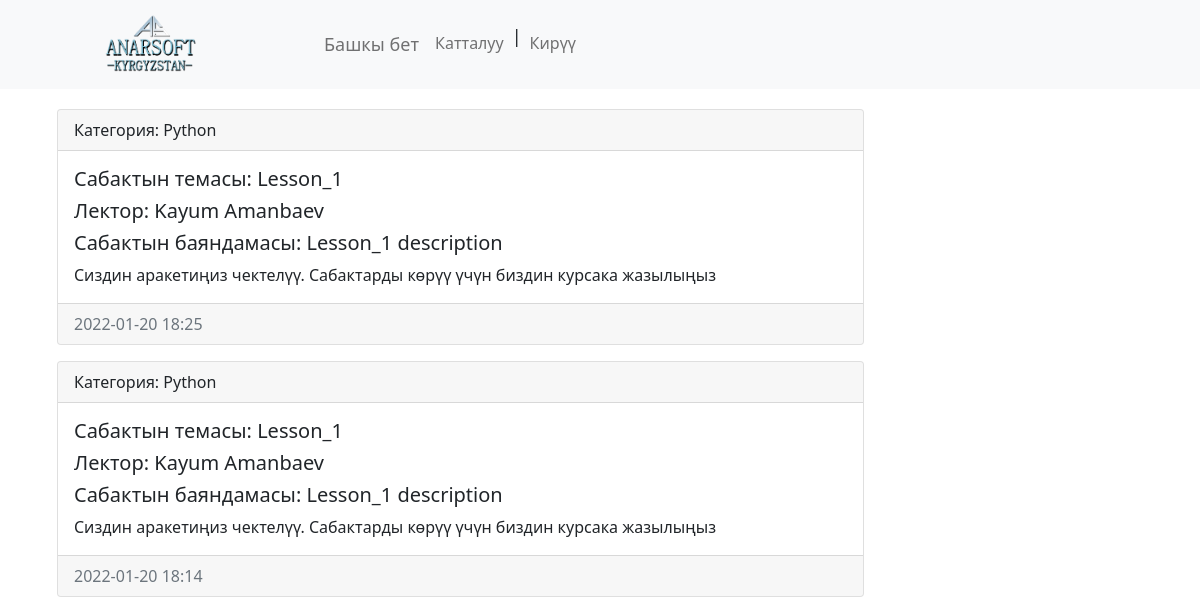
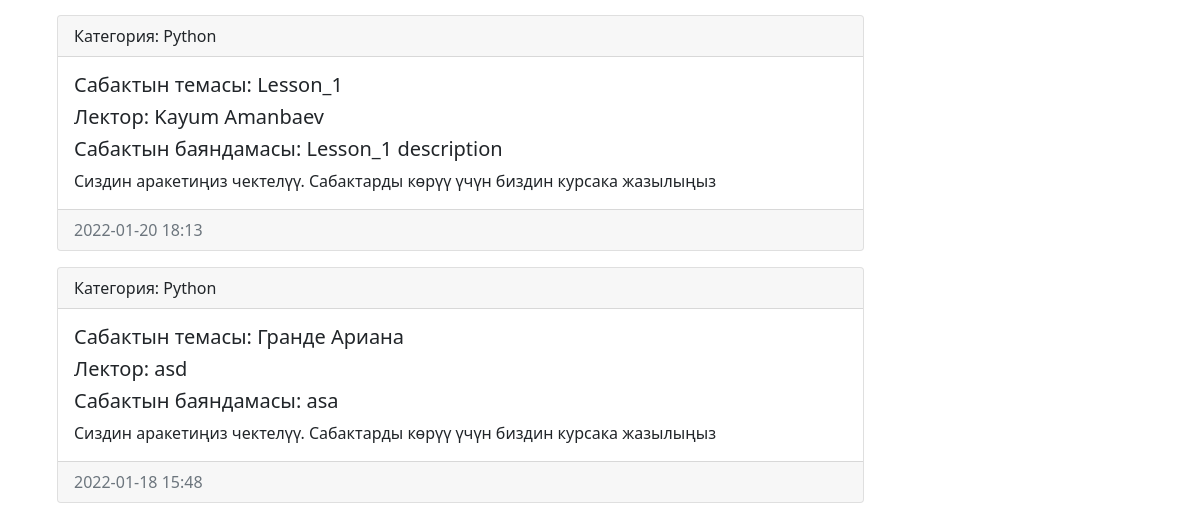
The page /category/1/ on the database as committed earlier (2 pictures, top to bottom).
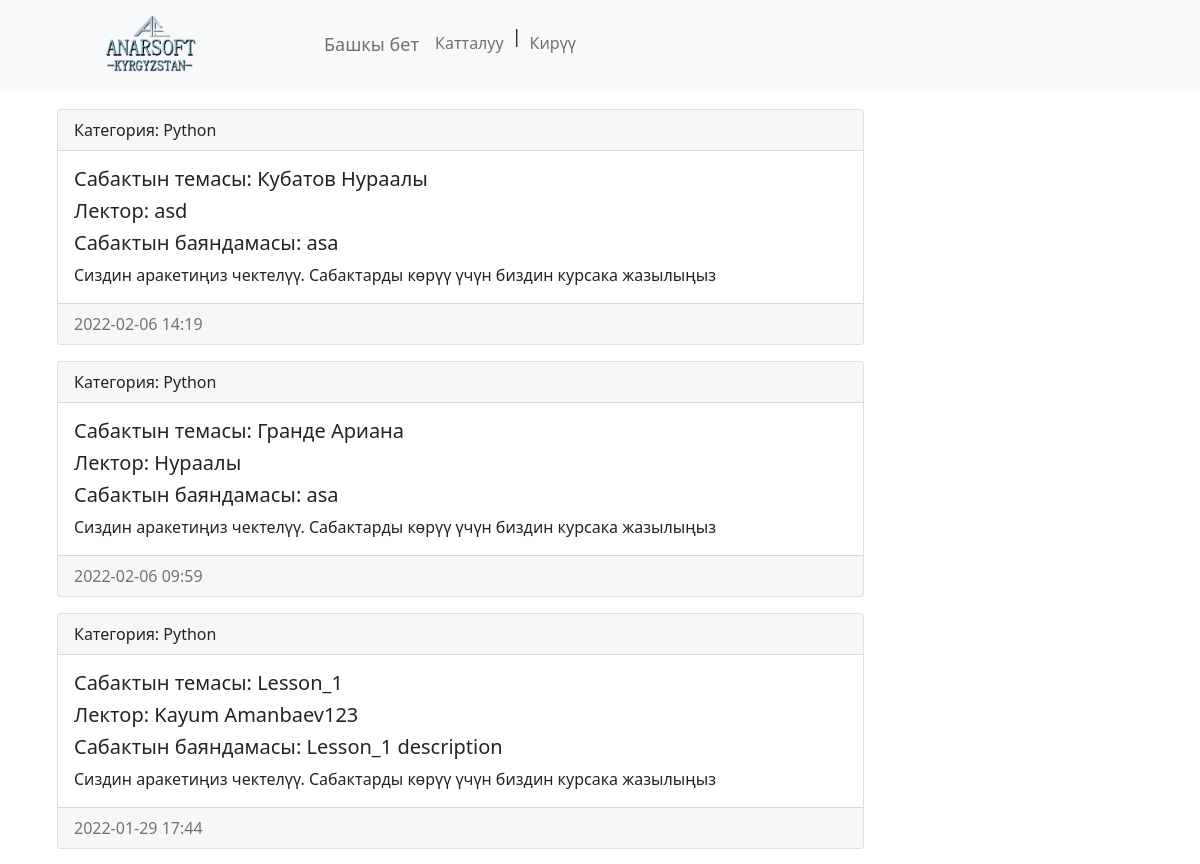
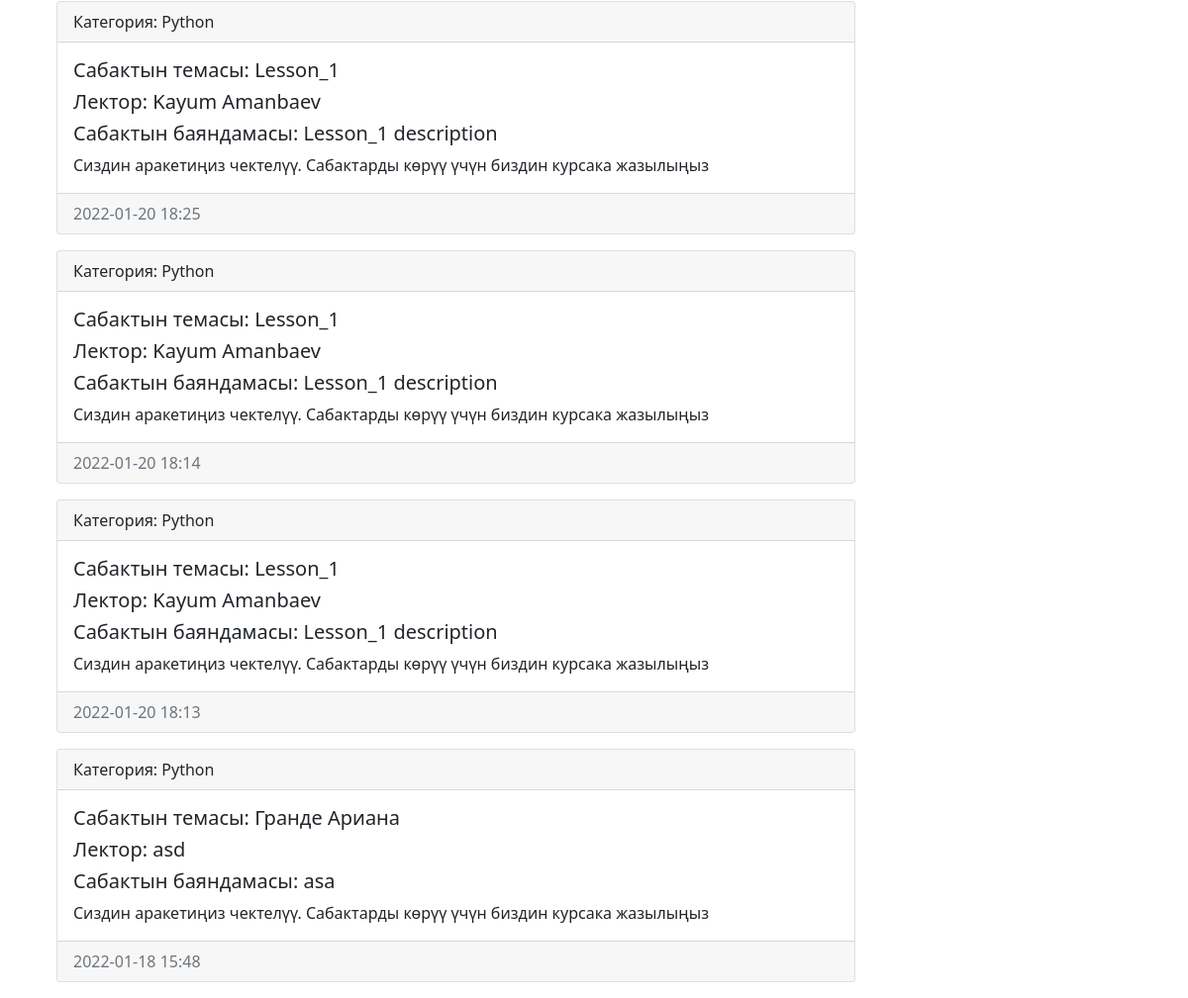
The same page on the database as committed later (2 pictures, top to bottom).
### lessons/models.py (models this page shows, shortened)
class Lesson(models.Model):
    title = models.CharField(max_length=150, verbose_name='Аталышы')
    video = models.FileField(upload_to='video/%Y/%m/%d/', verbose_name='Видео', blank=True)
    lecturer = models.CharField(max_length=150, verbose_name='Лектор')
    description = models.CharField(max_length=150, verbose_name='Баяндама')
    created_at = models.DateTimeField(auto_now_add=True, verbose_name='Загружен')
    is_published = models.BooleanField(default=True, verbose_name='Опубликовано?')
    category = models.ForeignKey('Category', on_delete=models.PROTECT, null=True, blank=True, verbose_name='Категория')
    class Meta:
        verbose_name = 'Сабак'
        verbose_name_plural = 'Сабактар'
        ordering = ['-created_at']

class Category(models.Model):
    title = models.CharField(max_length=150, db_index=True, verbose_name='Категориянын аталышы')
    description = models.TextField(verbose_name="Категориянын описаниеси")
    author = models.CharField(max_length=150, verbose_name='Курстун автору')
    def __str__(self):
        return self.title
    class Meta:
        verbose_name = 'Категория'
        verbose_name_plural = 'Категориялар'
        ordering = ['title']

### lessons/views.py (the view, shortened to what this page needs)
# urls.py: path('category/<int:category_id>/', get_category, name='category'),
def get_category(request, category_id):
    lessons = Lesson.objects.filter(category_id=category_id)
    categories = Category.objects.all()
    category = Category.objects.get(pk=category_id)
    return render(request, 'lessons/category.html',
                  {'lessons_k_gk': lessons, 'categories_k_gk': categories, 'category_k_gk': category})

### lessons/templates/lessons/category.html (shortened to what this page needs)
{% extends 'base.html' %}
{% block content %}
    <div class="col-md-9">
        {% for item in lessons_k_gk %}
            <div class="card mb-3">
                <div class="card-header">
                    Категория: {{ item.category }}
                </div>
                <div class="card-body">
                    <div class="media">
                        <div class="media-body">
                            <h5 class="card-title">Сабактын темасы: {{ item.title }}</h5>
                            <h5 class="card-title">Лектор: {{ item.lecturer }}</h5>
                            <h5 class="card-title">Сабактын баяндамасы: {{ item.description }}</h5>
                            {% if request.user.is_authenticated %}
                            <a href="{% url 'lesson-detail' item.id %}" class="btn btn-primary">Көрүү</a>
                            {% else %}
                            Сиздин аракетиңиз чектелүү. Сабактарды көрүү үчүн биздин курсака жазылыңыз
                            {% endif %}
                        </div>
                    </div>
                </div>
                <div class="card-footer text-muted">
                    {{ item.created_at|date:"Y-m-d H:i" }}
                </div>
            </div>
        {% endfor %}
    </div>
{% endblock %}

### templates/base.html (shortened to what this page needs)
{% load static %}
<!doctype html>
<html lang="en">
<head>
    <link rel="stylesheet" href="https://stackpath.bootstrapcdn.com/bootstrap/4.4.1/css/bootstrap.min.css"
>
    <link href="{% static 'css/style.css' %}" rel="stylesheet" />
    <link rel="stylesheet" href="{% static 'css/bootstrap.min.css' %}">
</head>
<body>
{% include 'inc/_navbar.html' %}
<div class="container">
        {% block content %}
        {% endblock %}
</div>
</body>
</html>

### templates/inc/_navbar.html (shortened to what this page needs)
{% load static %}
<link rel="stylesheet" href="{% static 'css/style.css' %}">
<nav class="navbar navbar-expand-lg navbar-light bg-light">
    <a class="navbar-brand" href="{% url 'homepage' %}"><img src="{% static 'images/Рисунок1.png' %}"></a>
    <div class="collapse navbar-collapse" id="navbarSupportedContent">
        <ul class="navbar-nav mr-auto">
            {% if not request.user.is_staff %}
            <li class="nav-item"><a class="nav-link" href="{% url 'homepage' %}">Башкы бет</a></li>
            {%endif%}
            <form class="d-flex">
            {% if request.user.is_authenticated %}
            <li class="d-flex"><a class='nav-link' href="{% url 'profile' %}">{{ user.username}}</a></li> <li class="nav-item ">|</li> <li class="d-flex "><a class="nav-link" href="{% url 'logout' %}">Чыгуу</a></li>
                 {% else %}
            <li class="d-flex"><a class="nav-link" href="{% url 'register' %}">Катталуу </a> </li> <li class="nav-item "> | </li> <li class="d-flex "> <a class="nav-link" href="{% url 'login' %}">Кирүү</a></li>
            {%  endif %}
        </form>
        </ul>
    </div>
</nav>

### lessons/static/css/style.css (style rules this page uses)
.navbar { padding-left: 100px;; }
.navbar-nav { padding-left: 100px; }
.navbar-brand img { width: 100px; }
.nav-item { font-size: 18px; }
.container { padding-top: 20px; }
.container { height: 100%; }

Rows that differ between the two databases and show on the page:
added Lesson: category "Python", title "Кубатов Нураалы", lecturer "asd", description "asa", created_at "2022-02-06 14:19"
added Lesson: category "Python", title "Гранде Ариана", lecturer "Нураалы", description "asa", created_at "2022-02-06 09:59"
added Lesson: category "Python", title "Lesson_1", lecturer "Kayum Amanbaev123", description "Lesson_1 description", created_at "2022-01-29 17:44"
